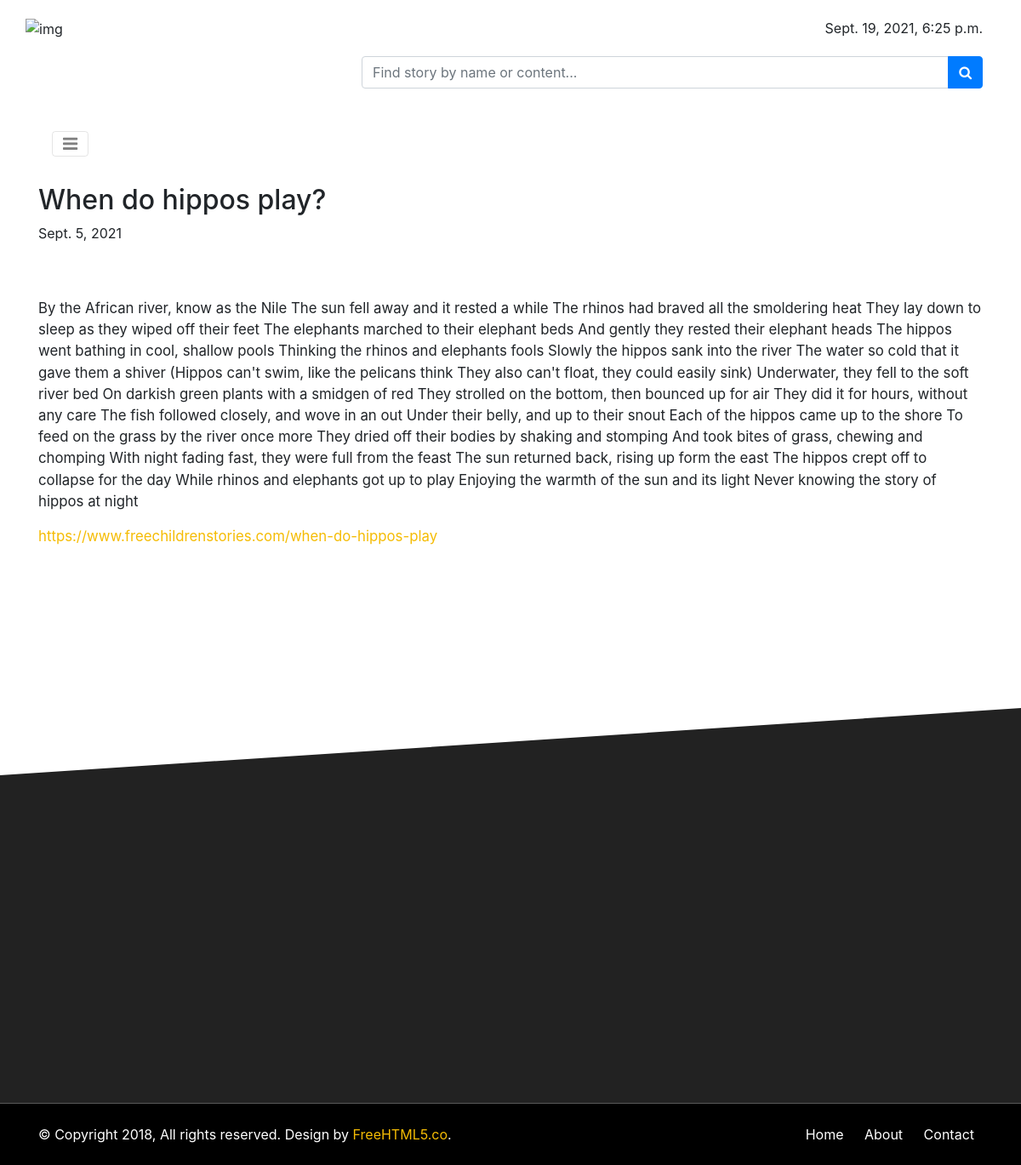
/story.html/8/, run on the app's committed database.
### stories/models.py (models this page shows, shortened)
class Story(models.Model):
    category = models.ForeignKey(Category, on_delete=models.PROTECT)
    name = models.CharField(max_length=250, unique=True)
    author = models.CharField(max_length=250)
    url = models.URLField(null=True)
    content = RichTextUploadingField()
    public_day = models.DateField(default=datetime.date.today)
    image = models.ImageField(upload_to="stories/images", default="stories/images/default.jpg")

### stories/views.py (the view)
# urls.py: path('story.html/<int:pk>/', views.story, name='story.html'),
def story(request, pk):
    story_select = Story.objects.get(pk=pk)
    stories = Story.objects.filter(category=story_select.category).order_by("-id")
    context = {'today': now, 'story': story_select, 'stories': stories, 'newest': newest,
               'next_4_newest': next_4_newest, 'newest_4': newest_4, 'most_viewed_stories': most_viewed_stories}
    return render(request, "stories/story.html", context)

### stories/templates/stories/story.html (shortened to what this page needs)
{% extends 'stories/base.html' %}
{% load static %}
{% block content %}
<div id="fh5co-single-content" class="container-fluid pb-4 pt-4 paddding">
    <div class="container paddding">
        <div class="row mx-0">
            <div class="col-md-12 animate-box" data-animate-effect="fadeInLeft">
                <h2>{{ story.name }}</h2>
                <span>{{ story.public_day }}</span>
            </div>
        </div>
    </div>
</div>
<div id="fh5co-single-content" class="container-fluid pb-4 pt-4 paddding">
    <div class="container paddding">
        <div class="row mx-0">
            <div class="col-md-12 animate-box" data-animate-effect="fadeInLeft">
				<p>{{ story.content|safe }}</p>
                <p><a href="{{ story.url }}">{{ story.url }}</a></p>
            </div>
        </div>
    </div>
</div>
<div class="container-fluid pb-4 pt-5">
</div>
{% endblock content %}

### stories/static/stories/css/style_1.css (style rules this page uses)
a,a:hover { color:#f5bc04 }
.paddding { padding-left:0 !important;padding-right:0 !important }
.js .animate-box { opacity:0 }
#fh5co-single-content { z-index:999;background:white }
#fh5co-single-content p,#fh5co-single-content ul li { font-size:1.05rem }

### data on the page
Story: name "When do hippos play?", public_day "Sept. 5, 2021", content "By the African river, know as the Nile The sun fell away and it rested a while The rhinos had braved all the smoldering heat They lay down to sleep as they wiped off their feet The elephants marched to their elephant beds And gently they rested their elephant heads The hippos went bathing in cool, shallow pools Thinking the rhinos and elephants fools Slowly the hippos sank into the river The water so cold that it gave them a shiver (Hippos can't swim, like the pelicans think They also can't float, they could easily sink) Underwater, they fell to the soft river bed On darkish green plants with a smidgen of red They strolled on the bottom, then bounced up for air They did it for hours,…", url "https://www.freechildrenstories.com/when-do-hippos-play"

### other printed values
{{ today }} "Sept. 19, 2021, 6:25 p.m."
